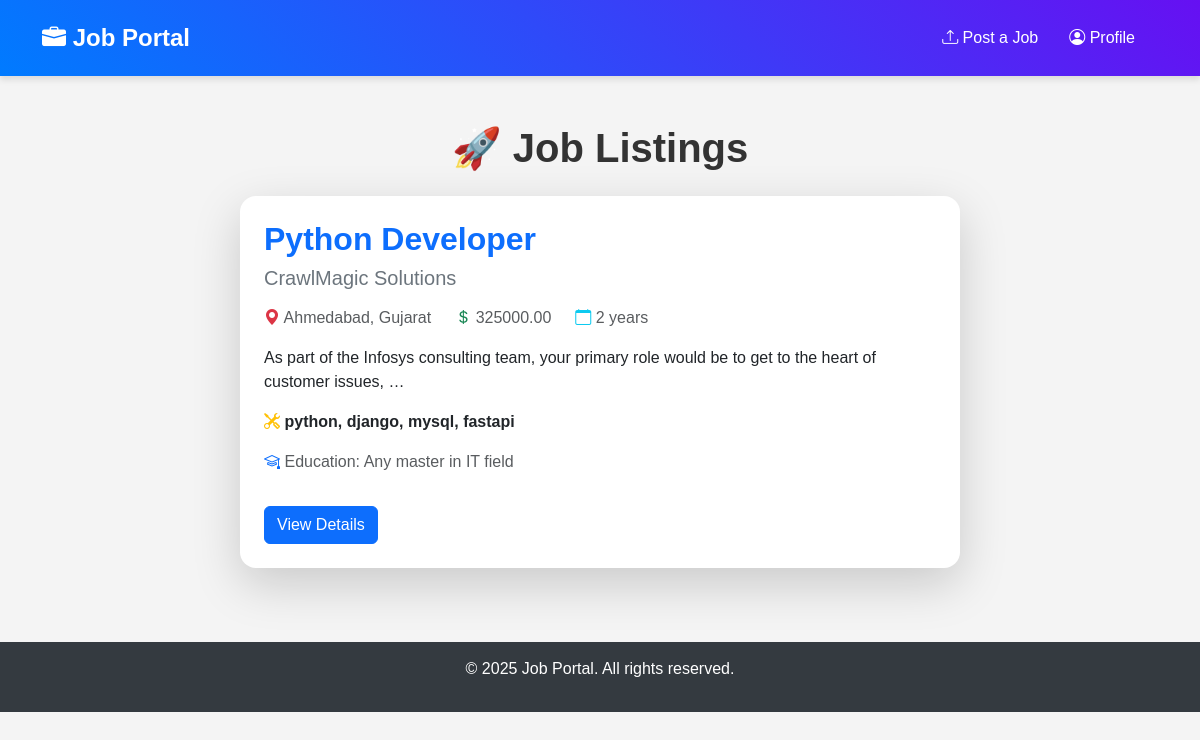
The app's page /jobs/, older data.
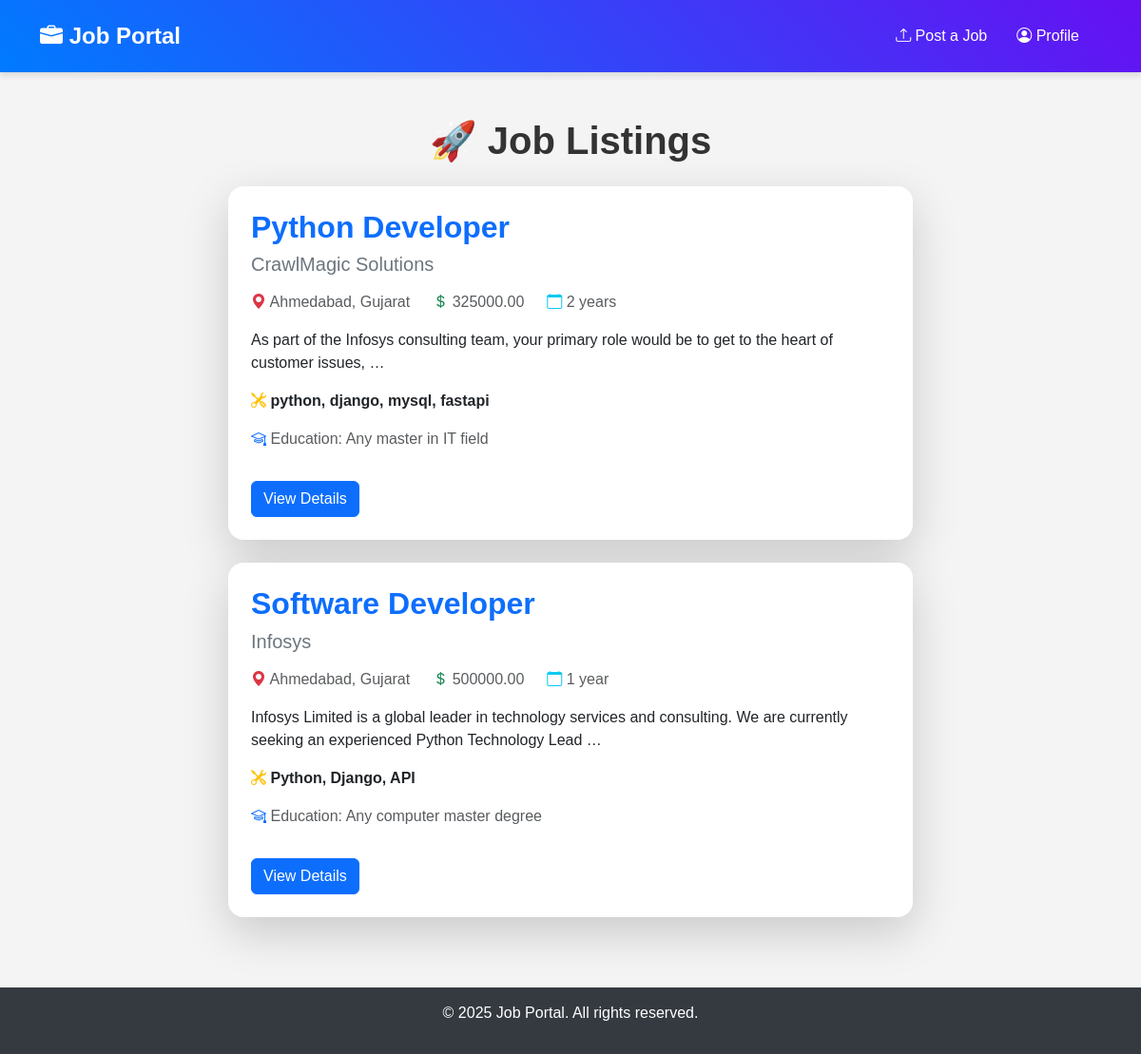
The same page, newer data.
### jobs/models.py (models this page shows, shortened)
class Job(models.Model):
    JOB_TYPE_CHOICES = [
        ('full_time', 'Full Time'),
        ('part_time', 'Part Time'),
        ('contract', 'Contract'),
        ('internship', 'Internship'),
    ]
    title = models.CharField(max_length=255)
    company = models.CharField(max_length=255)
    posted_by = models.ForeignKey(User, on_delete=models.CASCADE)
    description = models.TextField()
    job_type = models.CharField(max_length=50, choices=JOB_TYPE_CHOICES)
    location = models.CharField(max_length=255)
    salary = models.DecimalField(max_digits=10, decimal_places=2)
    experience = models.CharField(max_length=100)  # e.g., "2-3 years"
    education = models.CharField(max_length=100)  # e.g., "Bachelor's Degree"
    mandatory_skills = models.TextField()  # Comma-separated skills
    created_at = models.DateTimeField(auto_now_add=True)
    updated_at = models.DateTimeField(auto_now=True)

### jobs/views.py (the view)
# urls.py: path('jobs/', job_list, name='job_list'),  # getting all jobs
def job_list(request):
    jobs = Job.objects.all()
    return render(request, 'jobs/job_list.html', {'jobs': jobs})

### jobs/templates/jobs/job_list.html (shortened to what this page needs)
{% extends 'jobs/base.html' %}
{% block content %}
<div class="container mt-5">
    <h1 class="text-center fw-bold mb-4"><span class="text-danger">🚀</span> Job Listings</h1>
    <div class="row justify-content-center">
        {% for job in jobs %}
        <div class="col-md-8 mb-4">
            <div class="card shadow-lg rounded-4 border-0">
                <div class="card-body p-4">
                    <h2 class="card-title fw-bold text-primary">{{ job.title }}</h2>
                    <h5 class="text-secondary">{{ job.company }}</h5>
                    <div class="d-flex flex-wrap mt-3 text-muted">
                        <span class="me-4"><i class="bi bi-geo-alt-fill text-danger"></i> {{ job.location }}</span>
                        <span class="me-4"><i class="bi bi-currency-dollar text-success"></i> {{ job.salary }}</span>
                        <span><i class="bi bi-calendar text-info"></i> {{ job.experience }}</span>
                    </div>
                    <p class="mt-3">{{ job.description|truncatewords:20 }}</p>
                    <p class="fw-bold text-dark"><i class="bi bi-tools text-warning"></i> {{ job.mandatory_skills }}</p>
                    <p class="text-muted"><i class="bi bi-mortarboard text-primary"></i> Education: {{ job.education }}</p>
                    <a href="{% url 'job_detail' job.id %}" class="btn btn-primary mt-3">View Details</a>
                </div>
            </div>
        </div>
        {% empty %}
        <div class="text-center text-muted">No job listings available at the moment.</div>
        {% endfor %}
    </div>
</div>
{% endblock %}

### jobs/templates/jobs/base.html (shortened to what this page needs)
<!DOCTYPE html>
<html lang="en">
<head>
    {% load static %}
    <link href="https://cdn.jsdelivr.net/npm/bootstrap@5.3.0/dist/css/bootstrap.min.css" rel="stylesheet">
    <link href="https://cdn.jsdelivr.net/npm/bootstrap-icons/font/bootstrap-icons.css" rel="stylesheet">
    <link rel="stylesheet" href="{% static 'css/styles.css' %}">
</head>
<body>
<nav class="navbar navbar-expand-lg sticky-top">
    <div class="container">
        <a class="navbar-brand" href="{% url 'job_list' %}">
            <i class="bi bi-briefcase-fill"></i> Job Portal
        </a>
        <div class="collapse navbar-collapse" id="navbarNav">
            <ul class="navbar-nav ms-auto">
                <li class="nav-item">
                    <a class="nav-link" href="{% url 'post_job' %}">
                        <i class="bi bi-upload"></i> Post a Job
                    </a>
                </li>
                <li class="nav-item">
                    <a class="nav-link" href="{% url 'profile' %}">
                        <i class="bi bi-person-circle"></i> Profile
                    </a>
                </li>
            </ul>
        </div>
    </div>
</nav>
<div class="container mt-4">
    {% block content %}{% endblock %}
</div>
<footer class="footer">
    <p>© 2025 Job Portal. All rights reserved.</p>
</footer>
</body>
</html>

### jobs/static/css/styles.css (style rules this page uses)
body { font-family: Arial, sans-serif; margin: 0; padding: 0; background-color: #f4f4f4; }
h1 { text-align: center; color: #333; }
.card { transition: transform 0.2s; }

### jobs/templates/jobs/base.html (style rules this page uses)
.navbar { background: linear-gradient(45deg, #007bff, #6610f2); padding: 15px 20px; box-shadow: 0px 4px 6px rgba(0, 0, 0, 0.1); }
.navbar-brand { font-weight: bold; color: white !important; font-size: 1.5rem; }
.navbar-nav .nav-link { color: white !important; font-weight: 500; margin-right: 15px; transition: 0.3s ease-in-out; }
.footer { background: #343a40; color: white; text-align: center; padding: 15px; margin-top: 50px; }

Row changes from the older to the newer data that the page shows:
added Job: title "Software Developer", company "Infosys", location "Ahmedabad, Gujarat", salary "500000.00", experience "1 year", description "Infosys Limited is a global leader in technology services and consulting. We are currently seeking an experienced Python Technology Lead …", mandatory_skills "Python, Django, API", education "Any computer master degree"
